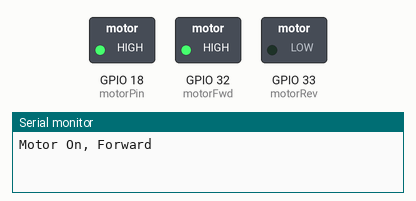
The sketch below on a simulated ESP32. Shown: switched loads named in the sketch (green lamp = pin HIGH), the last lines printed to the serial monitor. Not simulated (calls return 0 or success): arduino_secrets.h.

Above: at 2.5 s.
At 7.5 s:
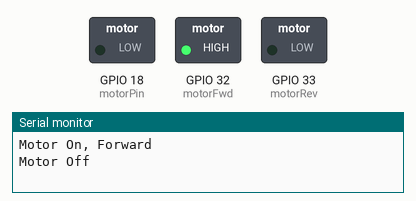
At 12.5 s:
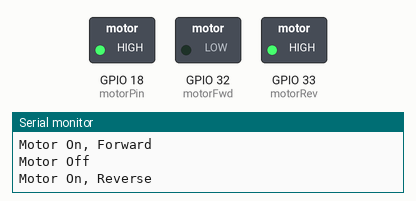
At 17.5 s:
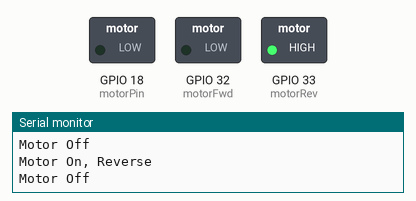
Timing chart, 0 to 26.0 s (numbered marks = the images above):
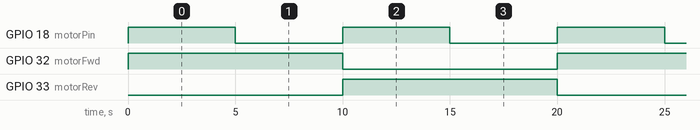

The sketch:

MECHATRONICS_BUILD_LAB_5.ino
```cpp
#include "arduino_secrets.h"

/***********************************************
 * PEO Scarborough Chapter
 * Mechatronics 2023
 * Ontario, Canada
 * Lab 5 - Motor Controller
 * November 18, 2023
 * Mechatronic Mavs
 * Maroof Sulaiman and Ishraq Alam

************************************************/
#define motorPin 18     //Pin to enable/disable motor
#define motorFwd 32     //Pin to move motor forward
#define motorRev 33     //Pin to move motor in reverse

void setup() {
  pinMode(motorPin, OUTPUT);
  pinMode(motorFwd, OUTPUT);
  pinMode(motorRev, OUTPUT);

  Serial.begin(9600);
  while(!Serial);
}

void loop() {
  Serial.println("Motor On, Forward");
  digitalWrite(motorPin, HIGH);
  digitalWrite(motorFwd, HIGH);
  digitalWrite(motorRev, LOW);

  delay(5000);

  Serial.println("Motor Off");
  digitalWrite(motorPin, LOW);

  delay(5000);

  Serial.println("Motor On, Reverse");
  digitalWrite(motorPin, HIGH);
  digitalWrite(motorFwd, LOW);
  digitalWrite(motorRev, HIGH);

  delay(5000);

  Serial.println("Motor Off");
  digitalWrite(motorPin, LOW);

  delay(5000);


}
```

Measured:
- by itself, GPIO 18 (motorPin): alternates HIGH for 5.0 s and LOW for 5.0 s
- by itself, GPIO 32 (motorFwd), GPIO 33 (motorRev): alternates HIGH for 10.0 s and LOW for 10.0 s
- by itself, everything shown: repeats every 20.0 s, in 4 steps
